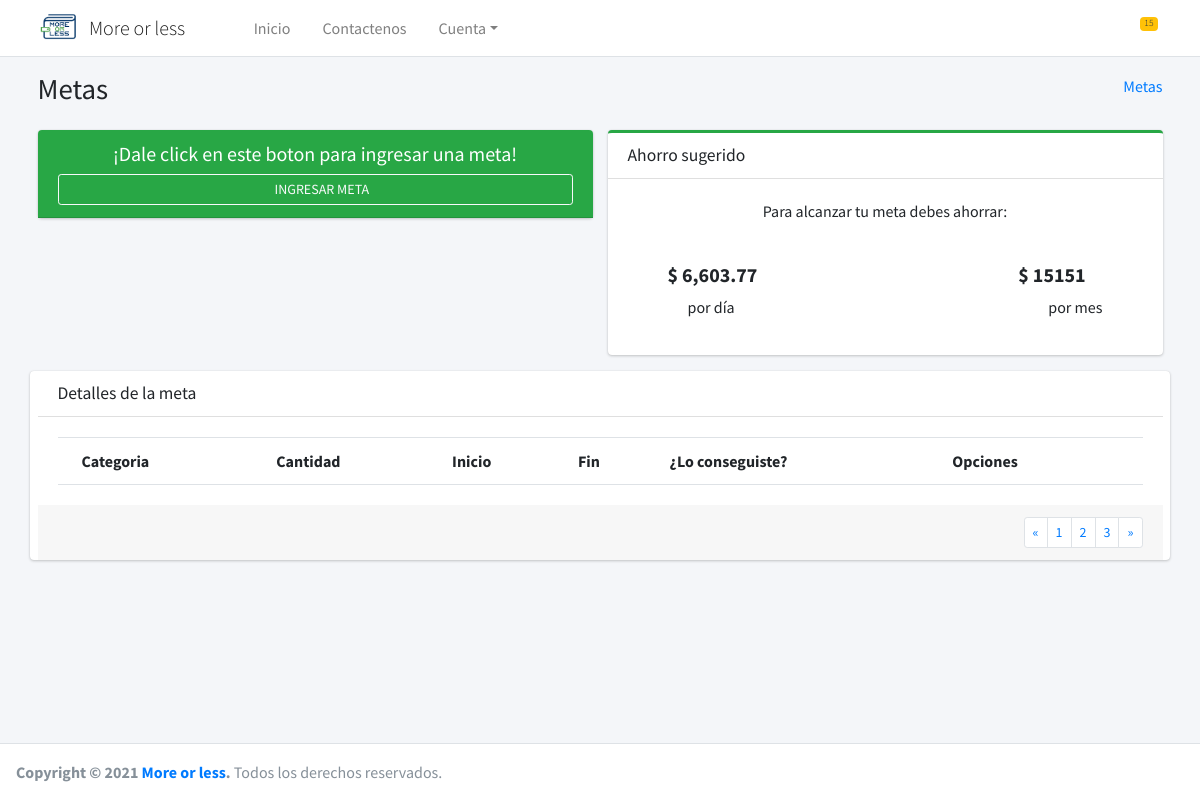
Page /metas/ (signed in) on the earlier database version.
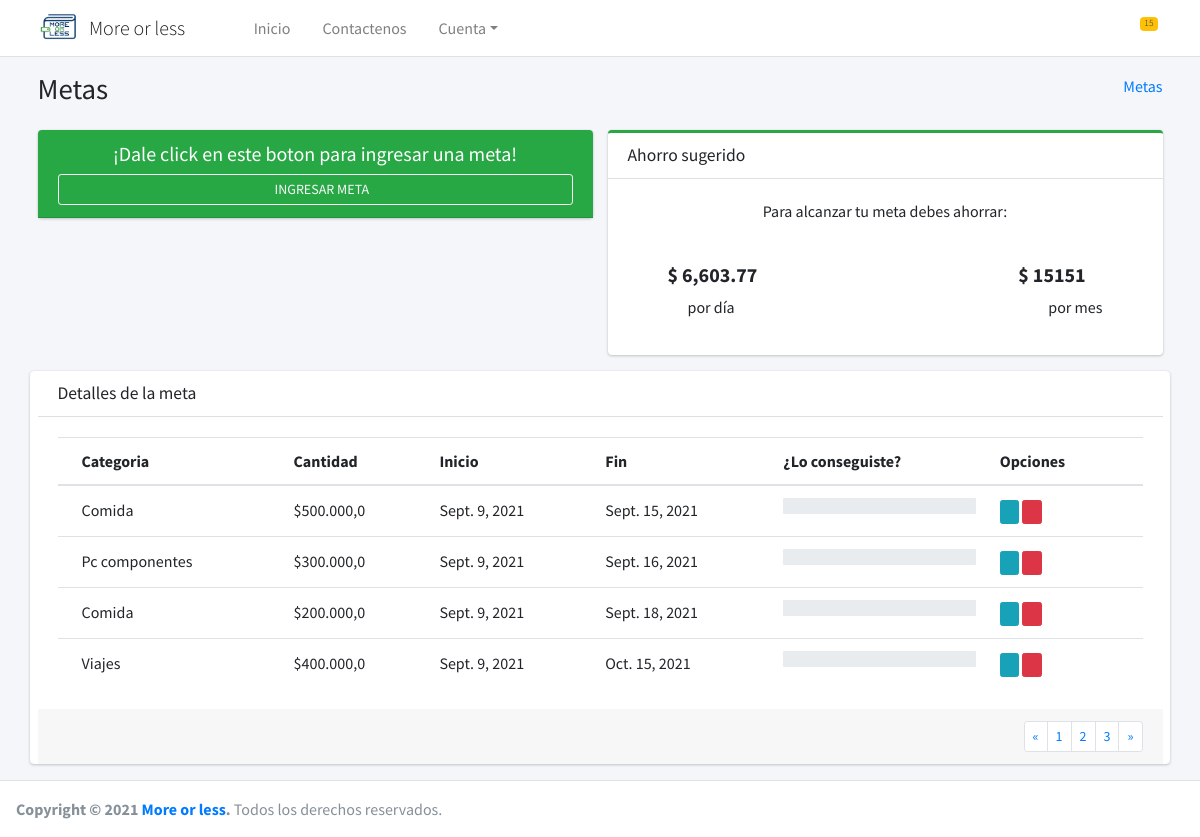
Same page on the later database version.
### core/metas/models.py (models this page shows, shortened)
class Metas(models.Model):
    f_c_m = models.DateField(default=datetime.now, verbose_name='Fecha de registro')
    amount = models.FloatField('Monto', blank=True, default=None, null=True)
    category = models.ForeignKey(Categoria, blank=True, null=True, on_delete=models.CASCADE)
    date = models.DateField(auto_now=True, verbose_name='Fecha de inicio')
    class Meta:
        verbose_name = 'Meta'
        verbose_name_plural = 'Metas'
        db_table = 'meta'
        ordering = ['id']

### core/categorias/models.py (models this page shows, shortened)
class Categoria(models.Model):
    category = models.CharField(max_length=50, verbose_name='Categoria')
    def __str__(self):
        return self.category
    class Meta:
        verbose_name = 'Categoria'
        verbose_name_plural = 'Categorias'
        db_table = 'categoria'
        ordering = ['id']

### core/metas/views.py (the view)
# urls.py: path('metas/', MetasListView.as_view(), name='metas'),
class MetasListView(ListView):
    model = Metas
    template_name = 'metas.html'
    @method_decorator(csrf_exempt)
    @method_decorator(login_required)
    def dispatch(self, request, *args, **kwargs):
        self.object = None
        return super().dispatch(request, *args, **kwargs)
    def get_context_data(self, **kwargs):
        context = super().get_context_data(**kwargs)
        return context

### core/registro/models.py (called while the page is built)
    def get_image(self):
        if self.image:
            return "{}{}".format(MEDIA_URL, self.image)
        return "{}{}".format(STATIC_URL, 'img/imagen-perfil-sin-foto.png')

### core/metas/templates/metas.html (shortened to what this page needs)
{% extends 'body.html' %}
{% load humanize %}
{% load static %}
{% block content %}
    <div class="content-wrapper">
        <div class="content-header">
            <div class="container">
                <div class="row mb-2">
                    <div class="col-sm-6">
                        <h1 class="m-0">Metas</h1>
                    </div>
                    <div class="col-sm-6">
                        <ol class="breadcrumb float-sm-right">
                            <li class="breadcrumb-item"><a href="{% url 'metas' %}">Metas</a></li>
                        </ol>
                    </div>
                </div>
            </div>
        </div>
        <section class="content">
            <div class="container">
                <div class="row">
                    <div class="col-12 col-sm-12 col-lg-6">
                        <div class="card card-green">
                            <div class="card-header">
                                <h5 class="text-center">¡Dale click en este boton para ingresar una meta!</h5>
                                <a href="{% url 'addMe' %}">
                                    <button type="button" class="btn btn-outline-light btn-block btn-sm"><i
                                            class="fa fa-plus"></i> INGRESAR META
                                    </button>
                                </a>
                            </div>
                        </div>
                    </div>
                    <div class=" col-md-6">
                        <div class="card card-outline card-green">
                            <div class="card-header">
                                <h3 class="card-title">Ahorro sugerido</h3>
                            </div>
                            <div class="card-body">
                                <div class="text-center">Para alcanzar tu meta debes ahorrar:
                                </div>
                                <div style="margin: 40px;">
                                    <div style="float:left;">
                                        <h5><b>$ 6,603.77</b></h5>
                                        <p style="padding-left:20px;">por día</p>
                                    </div>
                                    <div style="float: right;">
                                        <h5><b>$ 15151</b></h5>
                                        <p style="padding-left:30px;">por mes</p>
                                    </div>
                                </div>
                            </div>
                        </div>
                    </div>
                    <div class="card col-12">
                        <div class="card-header">
                            <h3 class="card-title">Detalles de la meta</h3>
                        </div>
                        <div class="card-body">
                            <div class="card-body table-responsive p-0">
                                <table class="table table-head-fixed text-nowrap">
                                    <thead>
                                    <tr>
                                        <th>Categoria</th>
                                        <th>Cantidad</th>
                                        <th>Inicio</th>
                                        <th>Fin</th>
                                        <th>¿Lo conseguiste?</th>
                                        <th>Opciones</th>
                                    </tr>
                                    </thead>
                                    <tbody>
                                    {% for c in object_list %}
                                        <tr>
                                            <td>{{ c.category }}</td>
                                            <td>${{ c.amount|intcomma }}</td>
                                            <td>{{ c.date }}</td>
                                            <td>{{ c.f_c_m }}</td>
                                            <td>
                                                <div class="progress">
                                                </div>
                                            </td>
                                            <td>
                                                <a href="{% url 'editMe' c.id %}" class="btn btn-info btn-xs"><i
                                                        class="fas fa-edit"></i>
                                                </a>
                                                <a href="{% url 'deleteMe' c.id %}" class="btn btn-danger btn-xs"><i
                                                        class="fas fa-trash-alt"></i>
                                                </a>
                                            </td>
                                        </tr>
                                    {% endfor %}
                                    </tbody>
                                </table>
                            </div>
                        </div>
                        <div class="card-footer clearfix">
                            <ul class="pagination pagination-sm m-0 float-right">
                                <li class="page-item"><a class="page-link" href="#">«</a></li>
                                <li class="page-item"><a class="page-link" href="#">1</a></li>
                                <li class="page-item"><a class="page-link" href="#">2</a></li>
                                <li class="page-item"><a class="page-link" href="#">3</a></li>
                                <li class="page-item"><a class="page-link" href="#">»</a></li>
                            </ul>
                        </div>
                    </div>
                </div>
            </div>
        </section>
    </div>
{% endblock %}

### templates/body.html (shortened to what this page needs)
{% extends 'home.html' %}
{% load static %}
{% block body %}
    <body class="layout-top-nav sidebar-collapse" height="auto">
    <div class="wrapper">
        {% include 'header.html' %}
        {% block content %}
        {% endblock %}
        {% include 'footer.html' %}
    </div>
    </body>
{% endblock %}

### templates/home.html (shortened to what this page needs)
{% load static %}
<!DOCTYPE html>
<html lang="es">
<head>
    <link rel="stylesheet" href="{% static 'lib/adminlte/plugins/fontawesome-free/css/all.min.css' %}">
    <link rel="stylesheet" href="{% static 'lib/adminlte/dist/css/adminlte.min.css' %}">
    <link rel="stylesheet" href="{% static 'css/normalize.css' %}">
    <link rel="stylesheet" href="{% static 'css/styles.css' %}">
</head>
{% block body %}
{% endblock %}
</html>

### templates/header.html (shortened to what this page needs)
{% load static %}
<nav class="main-header navbar navbar-expand-md navbar-light navbar-white">
    <div class="container">
        <a href="{% url "index" %}" class="navbar-brand">
            <img src="{% static 'img/logo3.png' %}" alt="More_or_less Logo" class="brand-image">
            <span class="brand-text font-weight-light">More or less</span>
        </a>
        <div class="collapse navbar-collapse order-3" id="navbarCollapse">
            <ul class="navbar-nav">
                <li class="nav-item">
                    <a class="nav-link" data-widget="pushmenu" href="#" role="button"><i class="fas fa-bars"></i></a>
                </li>
                <li class="nav-item">
                    <a href="{% url "index" %}" class="nav-link">Inicio</a>
                </li>
                <li class="nav-item">
                    <a href="#" class="nav-link">Contactenos</a>
                </li>
                <li class="nav-item dropdown">
                    <a id="dropdownSubMenu1" href="#" data-toggle="dropdown" aria-haspopup="true" aria-expanded="false"
                       class="nav-link dropdown-toggle">Cuenta</a>
                </li>
            </ul>
        <ul class="order-1 order-md-3 navbar-nav navbar-no-expand ml-auto">
            <li class="nav-item dropdown">
                <a class="nav-link" data-toggle="dropdown" href="#">
                    <span class="badge badge-warning navbar-badge">15</span>
                </a>
            </li>
        </ul>
    </div>
</nav>

### templates/footer.html
<footer class="main-footer">
    <strong>Copyright &copy; 2021 <a href="#">More or less</a>.</strong> Todos los derechos reservados.
</footer>

Differences in the rows shown:
added Metas: category "Comida", amount "500.000,0", date "Sept. 9, 2021", f_c_m "Sept. 15, 2021"
added Metas: category "Pc componentes", amount "300.000,0", date "Sept. 9, 2021", f_c_m "Sept. 16, 2021"
added Metas: category "Comida", amount "200.000,0", date "Sept. 9, 2021", f_c_m "Sept. 18, 2021"
added Metas: category "Viajes", amount "400.000,0", date "Sept. 9, 2021", f_c_m "Oct. 15, 2021"
